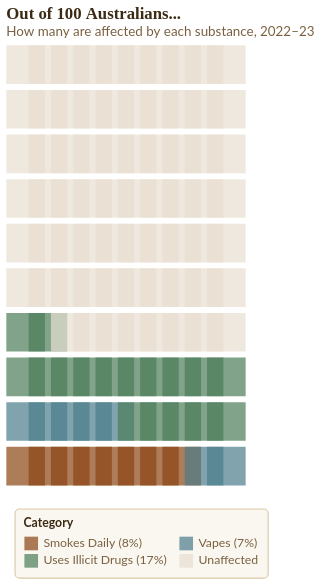

The Vega-Lite source for this figure:
### Vega-Lite specification from a JSON file in a GitHub repository (floating-point values rounded to 4 significant figures)
{"$schema": "https://vega.github.io/schema/vega-lite/v5.json", "title": {"text": "Out of 100 Australians...", "subtitle": "How many are affected by each substance, 2022–23", "fontSize": 15, "subtitleFontSize": 12, "anchor": "start", "color": "#3B2A14", "subtitleColor": "#7A6040", "font": "Playfair Display, Georgia, serif", "subtitleFont": "Lato, sans-serif"}, "width": "container", "height": 400, "background": "transparent", "data": {"sequence": {"start": 0, "stop": 100, "as": "id"}}, "transform": [{"calculate": "datum.id % 10", "as": "col"}, {"calculate": "floor(datum.id / 10)", "as": "row"}, {"calculate": "datum.id < 8 ? 'Smokes Daily (8%)' : datum.id < 15 ? 'Vapes (7%)' : datum.id < 32 ? 'Uses Illicit Drugs (17%)' : 'Unaffected'", "as": "category"}], "mark": {"type": "square", "size": 1200}, "encoding": {"x": {"field": "col", "type": "ordinal", "axis": null}, "y": {"field": "row", "type": "ordinal", "axis": null, "sort": "descending"}, "color": {"field": "category", "type": "nominal", "title": "Category", "scale": {"domain": ["Smokes Daily (8%)", "Vapes (7%)", "Uses Illicit Drugs (17%)", "Unaffected"], "range": ["#8B4513", "#4A7C8B", "#4A7C59", "#E8DFD0"]}, "legend": {"orient": "bottom", "columns": 2, "fillColor": "#FAF7F0", "strokeColor": "#D9C7A7", "cornerRadius": 4, "padding": 8, "labelColor": "#7A6040", "titleColor": "#3B2A14", "labelFontSize": 11, "titleFontSize": 11, "symbolSize": 150}}, "tooltip": [{"field": "category", "type": "nominal", "title": "Category"}]}, "config": {"background": "transparent", "font": "Lato, sans-serif", "view": {"stroke": null, "fill": "transparent"}}}
